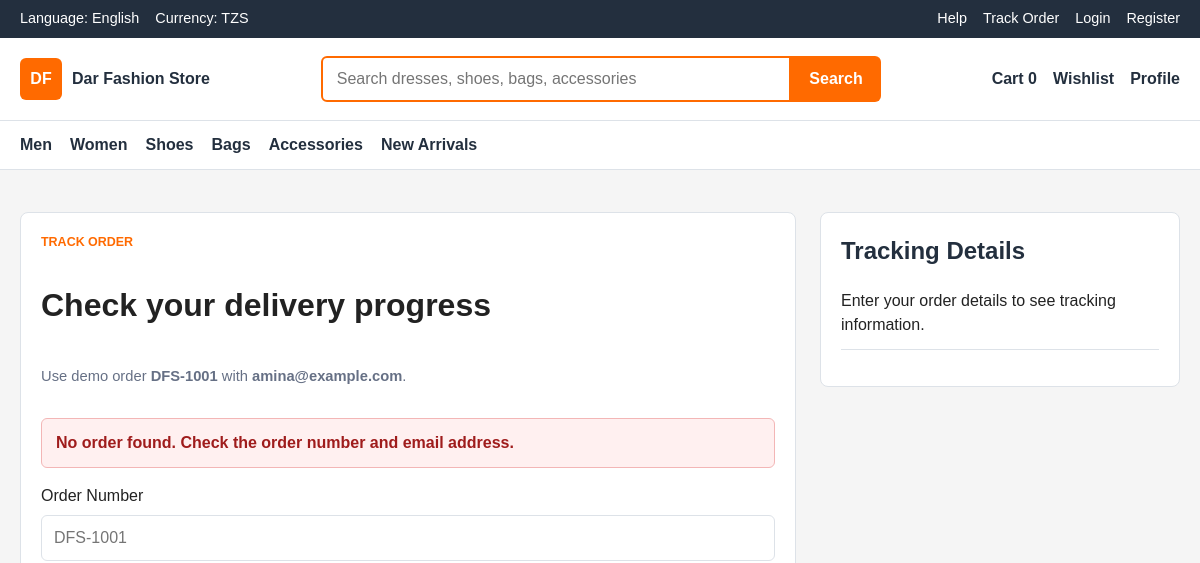
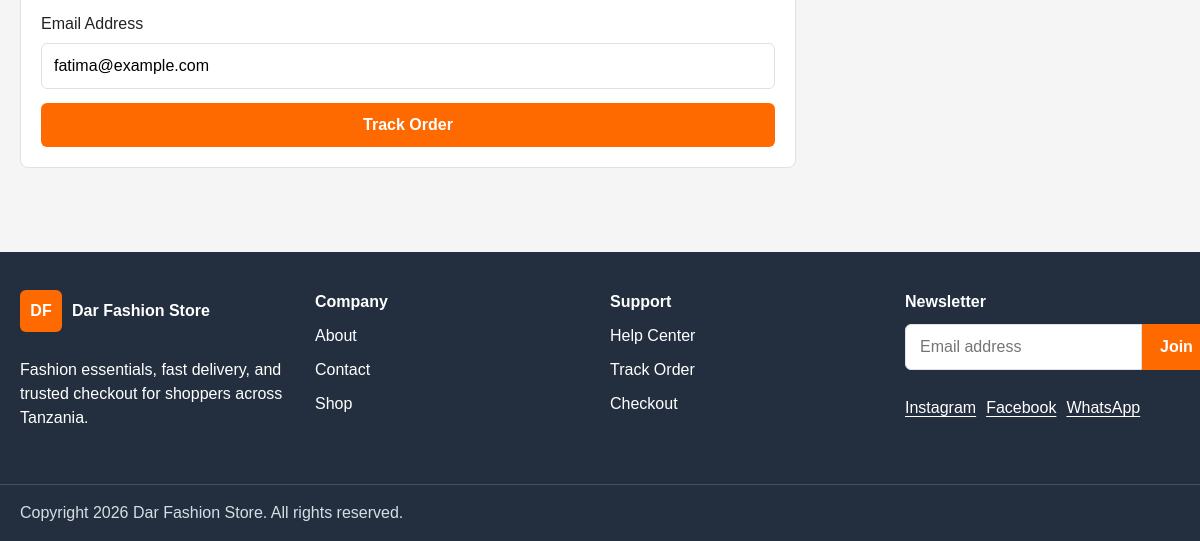
Before: /track-order.php?email=fatima@example.com with the older database file (2 pictures, top to bottom).
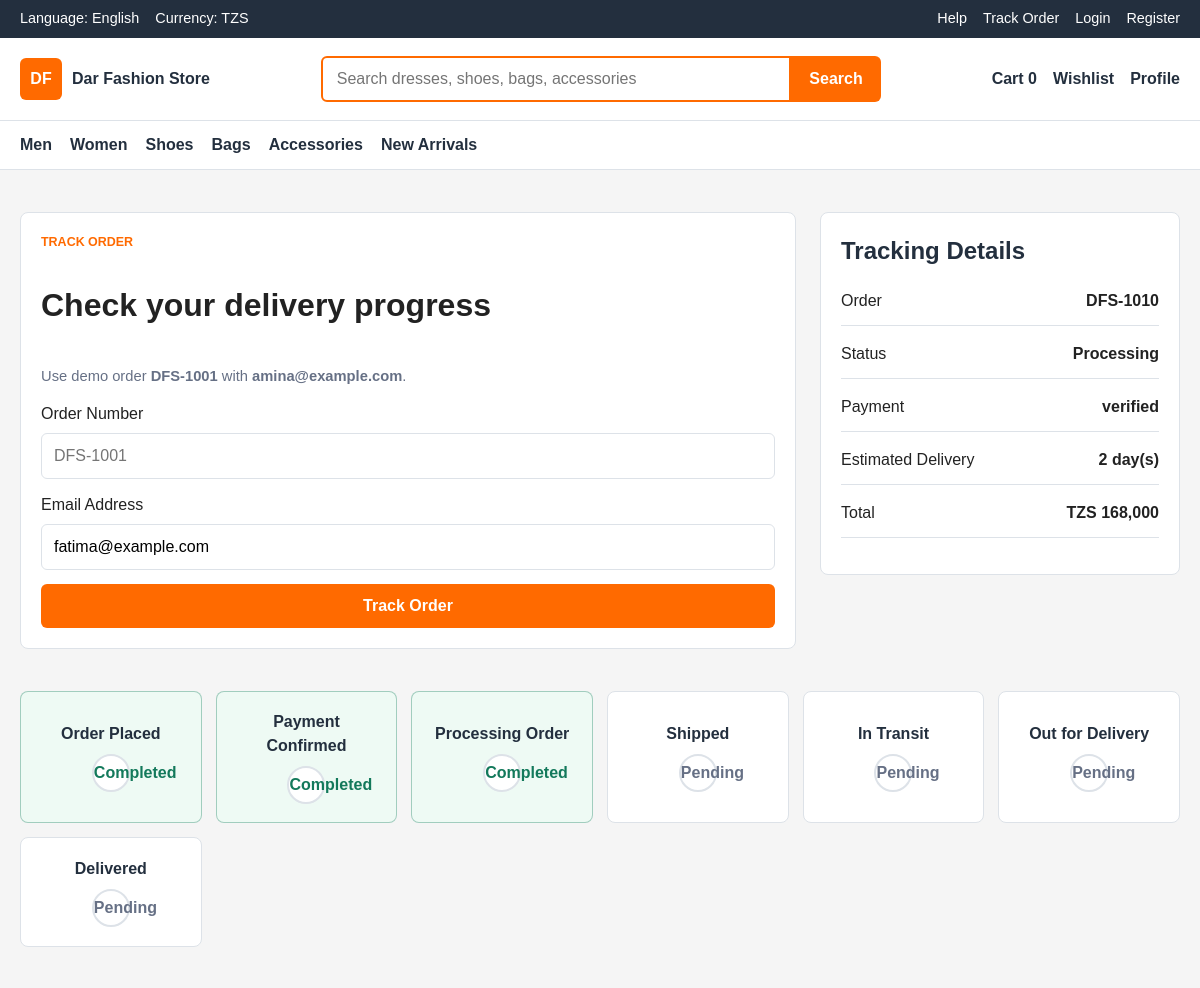
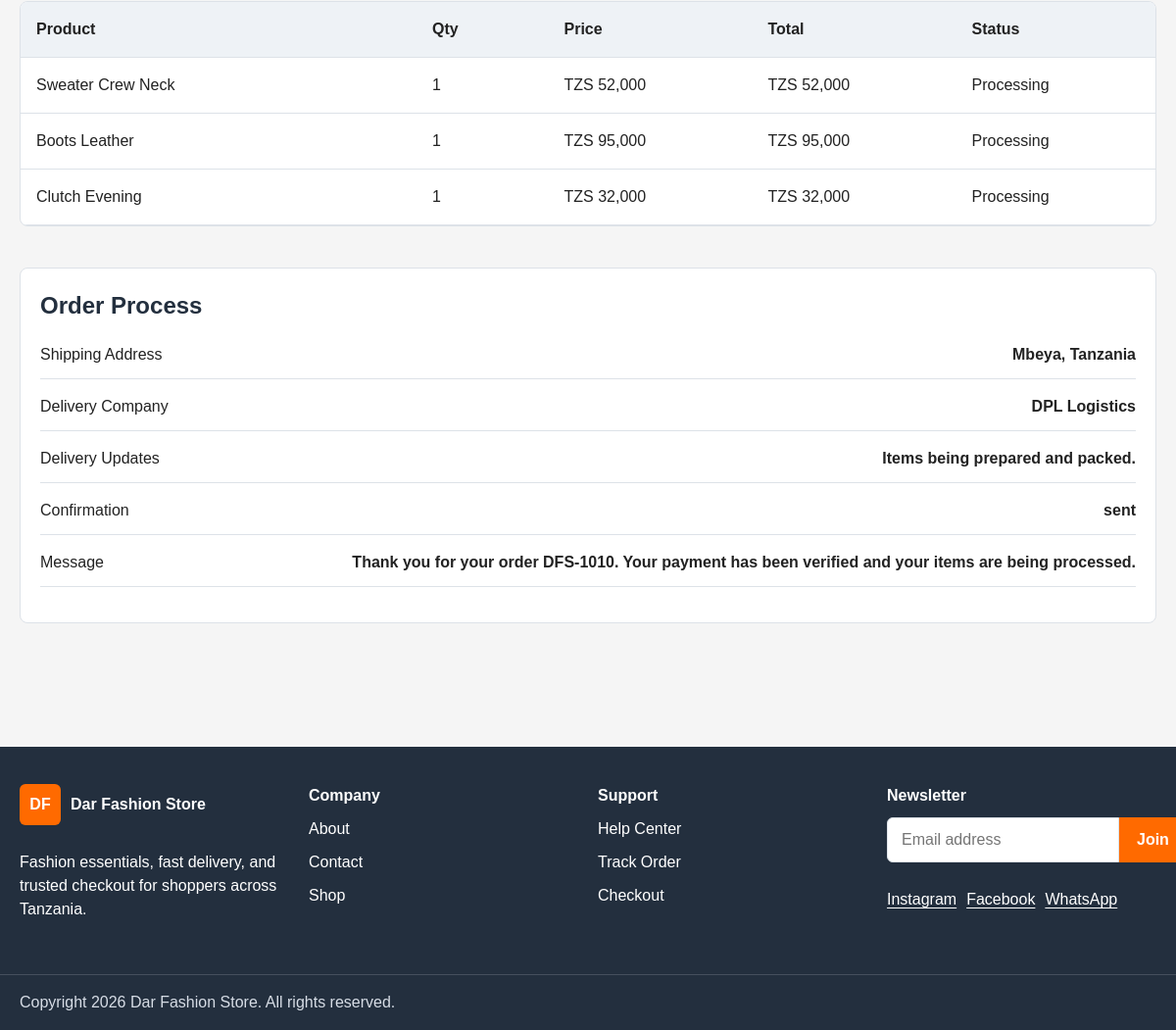
After: the same page with the newer database file (2 pictures, top to bottom).
### tables this page shows
CREATE TABLE orders (
    id INT UNSIGNED AUTO_INCREMENT PRIMARY KEY,
    order_number VARCHAR(40) NOT NULL UNIQUE,
    user_id INT UNSIGNED,
    customer_name VARCHAR(120) NOT NULL,
    customer_email VARCHAR(160) NOT NULL,
    customer_phone VARCHAR(30) NOT NULL,
    shipping_address TEXT NOT NULL,
    subtotal DECIMAL(10,2) NOT NULL DEFAULT 0.00,
    delivery_fee DECIMAL(10,2) NOT NULL DEFAULT 0.00,
    total DECIMAL(10,2) NOT NULL,
    status ENUM('pending', 'confirmed', 'processing', 'shipped', 'in_transit', 'out_for_delivery', 'delivered', 'cancelled') NOT NULL DEFAULT 'pending',
    delivery_company VARCHAR(120),
    delivery_notes TEXT,
    estimated_delivery_days INT UNSIGNED NOT NULL DEFAULT 1,
    created_at TIMESTAMP NOT NULL DEFAULT CURRENT_TIMESTAMP,
    updated_at TIMESTAMP NOT NULL DEFAULT CURRENT_TIMESTAMP ON UPDATE CURRENT_TIMESTAMP,
    CONSTRAINT fk_orders_user
        FOREIGN KEY (user_id) REFERENCES users(id)
        ON UPDATE CASCADE
        ON DELETE SET NULL,
    INDEX idx_orders_user (user_id),
    INDEX idx_orders_status (status),
    INDEX idx_orders_created_at (created_at)
);

CREATE TABLE payments (
    id INT UNSIGNED AUTO_INCREMENT PRIMARY KEY,
    order_id INT UNSIGNED NOT NULL,
    method ENUM('mobile_money', 'card_demo', 'cash_on_delivery') NOT NULL,
    amount DECIMAL(10,2) NOT NULL,
    payment_status ENUM('pending', 'verified', 'failed', 'refunded') NOT NULL DEFAULT 'pending',
    transaction_ref VARCHAR(120),
    provider_response TEXT,
    paid_at TIMESTAMP NULL,
    created_at TIMESTAMP NOT NULL DEFAULT CURRENT_TIMESTAMP,
    CONSTRAINT fk_payments_order
        FOREIGN KEY (order_id) REFERENCES orders(id)
        ON UPDATE CASCADE
        ON DELETE CASCADE,
    INDEX idx_payments_order (order_id),
    INDEX idx_payments_status (payment_status)
);

CREATE TABLE order_items (
    id INT UNSIGNED AUTO_INCREMENT PRIMARY KEY,
    order_id INT UNSIGNED NOT NULL,
    product_id INT UNSIGNED,
    product_name VARCHAR(180) NOT NULL,
    quantity INT UNSIGNED NOT NULL,
    price DECIMAL(10,2) NOT NULL,
    line_total DECIMAL(10,2) NOT NULL,
    created_at TIMESTAMP NOT NULL DEFAULT CURRENT_TIMESTAMP,
    CONSTRAINT fk_order_items_order
        FOREIGN KEY (order_id) REFERENCES orders(id)
        ON UPDATE CASCADE
        ON DELETE CASCADE,
    CONSTRAINT fk_order_items_product
        FOREIGN KEY (product_id) REFERENCES products(id)
        ON UPDATE CASCADE
        ON DELETE SET NULL,
    INDEX idx_order_items_order (order_id),
    INDEX idx_order_items_product (product_id)
);

CREATE TABLE order_confirmations (
    id INT UNSIGNED AUTO_INCREMENT PRIMARY KEY,
    order_id INT UNSIGNED NOT NULL,
    channel ENUM('email', 'sms', 'whatsapp') NOT NULL DEFAULT 'email',
    recipient VARCHAR(160) NOT NULL,
    subject VARCHAR(180),
    message TEXT NOT NULL,
    status ENUM('pending', 'sent', 'failed') NOT NULL DEFAULT 'pending',
    sent_at TIMESTAMP NULL,
    created_at TIMESTAMP NOT NULL DEFAULT CURRENT_TIMESTAMP,
    CONSTRAINT fk_order_confirmations_order
        FOREIGN KEY (order_id) REFERENCES orders(id)
        ON UPDATE CASCADE
        ON DELETE CASCADE,
    INDEX idx_order_confirmations_order (order_id)
);

### app/includes/auth.php (called while the page is built, shortened)
<?php
function current_user() {
    return $_SESSION['user'] ?? null;
}

### public/track-order.php (the view, shortened to what this page needs)
<?php
$basePath = '..';
include __DIR__ . '/../app/includes/header.php';
$database = new Database();
$conn = $database->connect();
$orderNumber = strtoupper(trim($_GET['order_number'] ?? ''));
$email = trim($_GET['email'] ?? '');
$order = null;
$items = [];
$payment = null;
$confirmation = null;
$error = '';
if (($orderNumber !== '' || $email !== '') && $conn) {
    $sql = "SELECT * FROM orders WHERE 1=1";
    $params = [];
    if ($email !== '') {
        $sql .= " AND customer_email = ?";
        $params[] = $email;
    }
    $sql .= " ORDER BY created_at DESC LIMIT 1";
    $stmt = $conn->prepare($sql);
    $stmt->execute($params);
    $order = $stmt->fetch(PDO::FETCH_ASSOC);
    if ($order) {
        $stmt = $conn->prepare("SELECT * FROM order_items WHERE order_id = ?");
        $stmt->execute([$order['id']]);
        $items = $stmt->fetchAll(PDO::FETCH_ASSOC);
        $stmt = $conn->prepare("SELECT * FROM payments WHERE order_id = ? LIMIT 1");
        $stmt->execute([$order['id']]);
        $payment = $stmt->fetch(PDO::FETCH_ASSOC);
        $stmt = $conn->prepare("SELECT * FROM order_confirmations WHERE order_id = ? ORDER BY created_at DESC LIMIT 1");
        $stmt->execute([$order['id']]);
        $confirmation = $stmt->fetch(PDO::FETCH_ASSOC);
    } else {
        $error = 'No order found. Check the order number and email address.';
    }
}
$steps = [
    'pending' => 'Order Placed',
    'confirmed' => 'Payment Confirmed',
    'processing' => 'Processing Order',
    'shipped' => 'Shipped',
    'in_transit' => 'In Transit',
    'out_for_delivery' => 'Out for Delivery',
    'delivered' => 'Delivered'
];
$currentStatus = $order['status'] ?? '';
$stepKeys = array_keys($steps);
$currentIndex = array_search($currentStatus, $stepKeys, true);
?>
<main class="section">
    <div class="container checkout-layout">
        <form class="checkout-form" method="get">
            <p class="section-kicker">Track order</p>
            <h1>Check your delivery progress</h1>
            <p class="form-hint">Use demo order <strong>DFS-1001</strong> with <strong>amina@example.com</strong>.</p>
            <?php if ($error): ?><p class="alert alert--error"><?php echo htmlspecialchars($error); ?></p><?php endif; ?>
            <label>Order Number<input name="order_number" value="<?php echo htmlspecialchars($orderNumber); ?>" placeholder="DFS-1001"></label>
            <label>Email Address<input type="email" name="email" value="<?php echo htmlspecialchars($email); ?>" placeholder="amina@example.com"></label>
            <button class="button button--primary" type="submit">Track Order</button>
        </form>
        <aside class="summary-panel">
            <h2>Tracking Details</h2>
            <?php if ($order): ?>
                <p><span>Order</span><strong><?php echo htmlspecialchars($order['order_number']); ?></strong></p>
                <p><span>Status</span><strong><?php echo htmlspecialchars(ucfirst($order['status'])); ?></strong></p>
                <p><span>Payment</span><strong><?php echo htmlspecialchars($payment['payment_status'] ?? 'pending'); ?></strong></p>
                <p><span>Estimated Delivery</span><strong><?php echo (int) ($order['estimated_delivery_days'] ?? 1); ?> day(s)</strong></p>
                <p><span>Total</span><strong>TZS <?php echo number_format((float) $order['total'], 0); ?></strong></p>
            <?php else: ?>
                <p>Enter your order details to see tracking information.</p>
            <?php endif; ?>
        </aside>
    </div>
    <?php if ($order): ?>
        <section class="container section">
            <div class="tracking-steps">
                <?php foreach ($steps as $key => $label): ?>
                    <?php $isDone = $currentIndex !== false && $currentIndex >= array_search($key, $stepKeys, true); ?>
                    <article class="<?php echo $isDone ? 'tracking-step is-done' : 'tracking-step'; ?>">
                        <strong><?php echo htmlspecialchars($label); ?></strong>
                        <span><?php echo $isDone ? 'Completed' : 'Pending'; ?></span>
                    </article>
                <?php endforeach; ?>
            </div>
        </section>
        <section class="container cart-table">
            <div class="cart-row cart-row--head"><span>Product</span><span>Qty</span><span>Price</span><span>Total</span><span>Status</span></div>
            <?php foreach ($items as $item): ?>
                <div class="cart-row">
                    <span><?php echo htmlspecialchars($item['product_name']); ?></span>
                    <span><?php echo (int) $item['quantity']; ?></span>
                    <span>TZS <?php echo number_format((float) $item['price'], 0); ?></span>
                    <span>TZS <?php echo number_format((float) $item['line_total'], 0); ?></span>
                    <span><?php echo htmlspecialchars(ucfirst($order['status'])); ?></span>
                </div>
            <?php endforeach; ?>
        </section>
        <section class="container section">
            <div class="summary-panel">
                <h2>Order Process</h2>
                <p><span>Shipping Address</span><strong><?php echo htmlspecialchars($order['shipping_address']); ?></strong></p>
                <p><span>Delivery Company</span><strong><?php echo htmlspecialchars($order['delivery_company'] ?? 'To be assigned'); ?></strong></p>
                <p><span>Delivery Updates</span><strong><?php echo htmlspecialchars($order['delivery_notes'] ?? 'Your order update will appear here after the admin processes it.'); ?></strong></p>
                <p><span>Confirmation</span><strong><?php echo htmlspecialchars($confirmation['status'] ?? 'pending'); ?></strong></p>
                <p><span>Message</span><strong><?php echo htmlspecialchars($confirmation['message'] ?? 'Confirmation will be sent after checkout.'); ?></strong></p>
            </div>
        </section>
    <?php endif; ?>
</main>
<?php include __DIR__ . '/../app/includes/footer.php'; ?>

### app/includes/header.php (shortened to what this page needs)
<?php
require_once __DIR__ . '/auth.php';
$basePath = $basePath ?? '..';
?>
<!DOCTYPE html>
<html lang="en">
<head>
    <link rel="stylesheet" href="<?php echo $basePath; ?>/assets/css/style.css">
    <link rel="stylesheet" href="<?php echo $basePath; ?>/assets/css/responsive.css">
</head>
<body>
<?php include __DIR__ . '/navbar.php'; ?>

### app/includes/navbar.php (shortened to what this page needs)
<?php
$cartCount = $cartCount ?? count($_SESSION['cart'] ?? []);
$navBase = $navBase ?? $basePath ?? '..';
$loggedInUser = current_user();
?>
<header class="site-header">
    <section class="topbar">
        <div class="container topbar__inner">
            <div class="topbar__group">
                <span>Language: English</span>
                <span>Currency: TZS</span>
            </div>
            <nav class="topbar__links" aria-label="Utility navigation">
                <a href="<?php echo $navBase; ?>/public/contact.php">Help</a>
                <a href="<?php echo $navBase; ?>/public/track-order.php">Track Order</a>
                <?php if ($loggedInUser): ?>
                    <a href="<?php echo $navBase; ?>/public/logout.php">Logout</a>
                <?php else: ?>
                    <a href="<?php echo $navBase; ?>/public/login.php">Login</a>
                    <a href="<?php echo $navBase; ?>/public/register.php">Register</a>
                <?php endif; ?>
            </nav>
        </div>
    </section>
    <section class="main-nav">
        <div class="container main-nav__inner">
            <a class="logo" href="<?php echo $navBase; ?>/public/index.php" aria-label="Dar Fashion Store home">
                <span class="logo__mark">DF</span>
                <span class="logo__text">Dar Fashion Store</span>
            </a>
            <form class="search-form" action="<?php echo $navBase; ?>/public/shop.php" method="get">
                <input id="site-search" name="q" type="search" placeholder="Search dresses, shoes, bags, accessories">
                <button type="submit">Search</button>
            </form>
            <nav class="action-nav" aria-label="Account actions">
                <a href="<?php echo $navBase; ?>/public/cart.php">Cart <strong><?php echo (int) $cartCount; ?></strong></a>
                <a href="<?php echo $navBase; ?>/public/shop.php?wishlist=1">Wishlist</a>
                <a href="<?php echo $navBase; ?>/public/<?php echo $loggedInUser ? 'profile.php' : 'login.php'; ?>"><?php echo $loggedInUser ? htmlspecialchars($loggedInUser['fullname']) : 'Profile'; ?></a>
            </nav>
        </div>
    </section>
    <nav class="category-nav" id="category-menu" aria-label="Product categories">
        <div class="container category-nav__inner">
            <a href="<?php echo $navBase; ?>/public/shop.php?category=men">Men</a>
            <a href="<?php echo $navBase; ?>/public/shop.php?category=women">Women</a>
            <a href="<?php echo $navBase; ?>/public/shop.php?category=shoes">Shoes</a>
            <a href="<?php echo $navBase; ?>/public/shop.php?category=bags">Bags</a>
            <a href="<?php echo $navBase; ?>/public/shop.php?category=accessories">Accessories</a>
            <a href="<?php echo $navBase; ?>/public/shop.php?category=new-arrivals">New Arrivals</a>
        </div>
    </nav>
</header>

### app/includes/footer.php (shortened to what this page needs)
<?php $footerBase = $footerBase ?? $basePath ?? '..'; ?>
<footer class="site-footer">
    <div class="container footer-grid">
        <section>
            <a class="logo logo--footer" href="<?php echo $footerBase; ?>/public/index.php">
                <span class="logo__mark">DF</span>
                <span class="logo__text">Dar Fashion Store</span>
            </a>
            <p>Fashion essentials, fast delivery, and trusted checkout for shoppers across Tanzania.</p>
        </section>
        <section>
            <h2>Company</h2>
            <a href="<?php echo $footerBase; ?>/public/about.php">About</a>
            <a href="<?php echo $footerBase; ?>/public/contact.php">Contact</a>
            <a href="<?php echo $footerBase; ?>/public/shop.php">Shop</a>
        </section>
        <section>
            <h2>Support</h2>
            <a href="<?php echo $footerBase; ?>/public/contact.php">Help Center</a>
            <a href="<?php echo $footerBase; ?>/public/track-order.php">Track Order</a>
            <a href="<?php echo $footerBase; ?>/public/checkout.php">Checkout</a>
        </section>
        <section>
            <h2>Newsletter</h2>
            <form class="footer-newsletter" action="<?php echo $footerBase; ?>/public/index.php#newsletter" method="post">
                <input id="footer-email" type="email" placeholder="Email address">
                <button type="submit">Join</button>
            </form>
            <p class="social-links">
                <a href="https://www.instagram.com/" target="_blank" rel="noopener">Instagram</a>
                <a href="https://www.facebook.com/" target="_blank" rel="noopener">Facebook</a>
                <a href="https://wa.me/255700000000" target="_blank" rel="noopener">WhatsApp</a>
            </p>
        </section>
    </div>
    <div class="footer-bottom">
        <div class="container">Copyright <?php echo date('Y'); ?> Dar Fashion Store. All rights reserved.</div>
    </div>
</footer>
</body>
</html>

Changed rows visible on the page:
added orders: order_number "DFS-1010", status "Processing", estimated_delivery_days "2", total "168,000", shipping_address "Mbeya, Tanzania", delivery_company "DPL Logistics", delivery_notes "Items being prepared and packed."
added payments: payment_status "verified"
added order_items: product_name "Sweater Crew Neck", quantity "1", price "52,000", line_total "52,000", order.status "Processing"
added order_items: product_name "Boots Leather", quantity "1", price "95,000", line_total "95,000", order.status "Processing"
added order_items: product_name "Clutch Evening", quantity "1", price "32,000", line_total "32,000", order.status "Processing"
added order_confirmations: status "sent", message "Thank you for your order DFS-1010. Your payment has been verified and your items are being processed."
Other visible differences:
$error: "No order found. Check the order number and email address." → (not shown)
text no longer shown: "Enter your order details to see tracking information."
text now shown: "Order Status Payment Estimated Delivery day(s) Total TZS Product Qty Price Total Status Order Process Shipping Address Delivery Company Delivery Updates Confirmation Message"
new list line: "Order Placed Completed"
new list line: "Payment Confirmed Completed"
new list line: "Processing Order Completed"
new list line: "Shipped Pending"
new list line: "In Transit Pending"
new list line: "Out for Delivery Pending"
new list line: "Delivered Pending"
